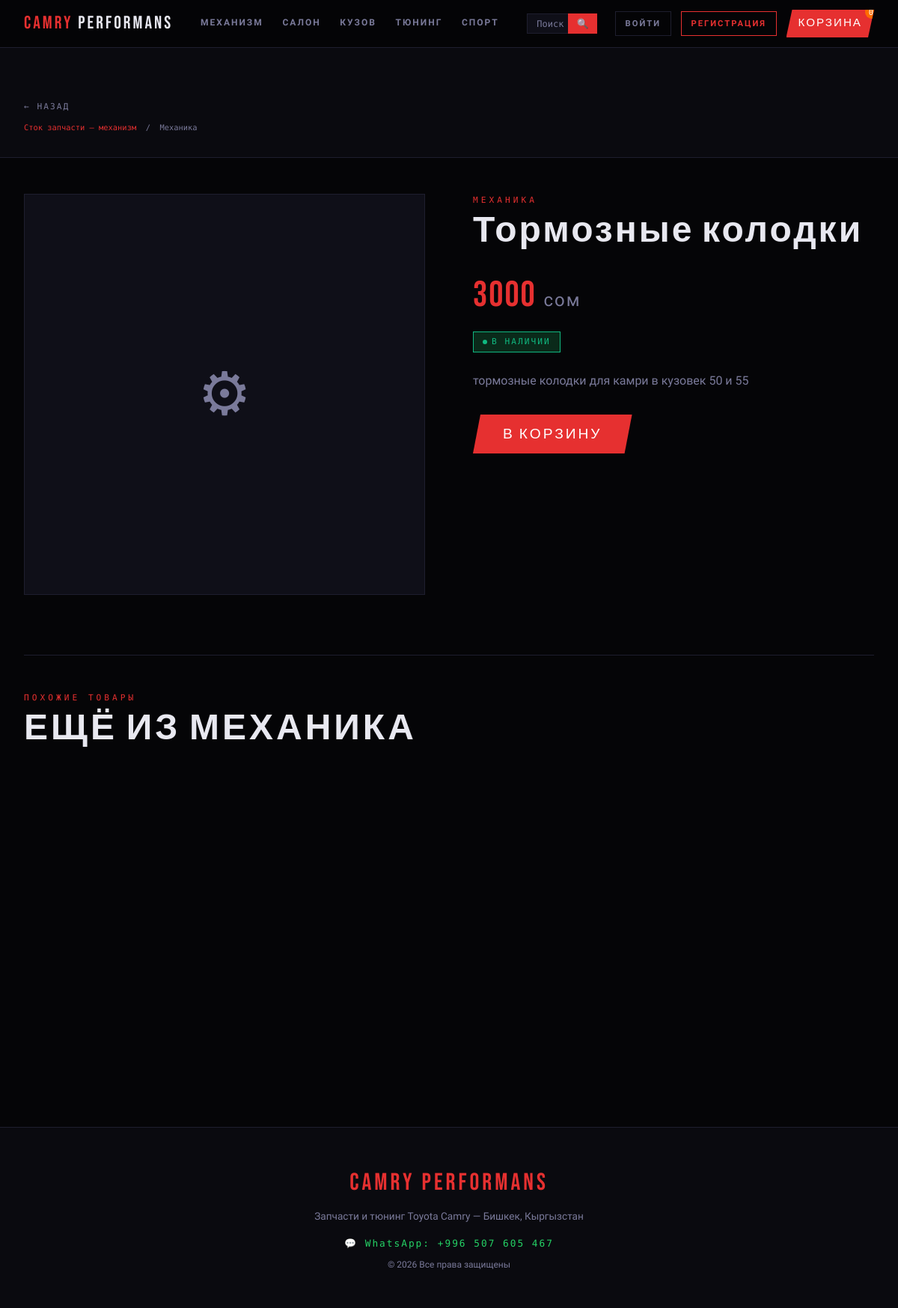
/product/1/, run on the app's committed database.
### core/models.py (models this page shows, shortened)
class Product(models.Model):
    category       = models.ForeignKey(Category, on_delete=models.CASCADE, related_name='products', verbose_name='Категория')
    compatible_with= models.ManyToManyField(CarModel, blank=True, verbose_name='Совместимость')
    title          = models.CharField(max_length=250, verbose_name='Название')
    description    = models.TextField(verbose_name='Описание')
    price          = models.DecimalField(max_digits=10, decimal_places=2, verbose_name='Цена (сом)')
    image          = models.ImageField(upload_to='products/', blank=True, null=True, verbose_name='Фото')
    in_stock       = models.BooleanField(default=True, verbose_name='В наличии')
    is_premium     = models.BooleanField(default=False, verbose_name='Премиум')
    created_at     = models.DateTimeField(auto_now_add=True)
    class Meta:
        verbose_name = 'Товар'
        verbose_name_plural = 'Товары'

class Category(models.Model):
    name       = models.CharField(max_length=100, verbose_name='Название')
    slug       = models.SlugField(unique=True)
    department = models.CharField(max_length=20, choices=DEPARTMENT_CHOICES, default='stock', verbose_name='Отдел')
    description= models.TextField(blank=True, verbose_name='Описание')
    image      = models.ImageField(upload_to='categories/', blank=True, null=True, verbose_name='Фото')
    class Meta:
        verbose_name = 'Категория'
        verbose_name_plural = 'Категории'

### core/views.py (the view)
# urls.py: path('product/<int:pk>/', views.product_detail, name='product_detail'),
def product_detail(request, pk):
    product = get_object_or_404(Product, pk=pk)
    related = Product.objects.filter(category=product.category).exclude(pk=pk)[:4]
    return render(request, 'product_detail.html', {'product': product, 'related': related})

### core/templates/product_detail.html (shortened to what this page needs)
{% extends 'base.html' %}
{% block content %}
<div style="background:var(--dark);border-bottom:1px solid var(--border);padding:4rem 0 2rem">
  <div class="container">
    <a href="javascript:history.back()" style="font-family:var(--font-mono);font-size:0.7rem;color:var(--muted);letter-spacing:2px">← НАЗАД</a>
    <div style="font-family:var(--font-mono);font-size:0.65rem;color:var(--muted);margin-top:0.5rem">
      <a href="/dept/{{ product.category.department }}/" style="color:var(--red)">{{ product.category.get_department_display }}</a>
      &nbsp;/&nbsp;
      <a href="/category/{{ product.category.slug }}/">{{ product.category.name }}</a>
    </div>
  </div>
</div>
<div class="container" style="padding-top:3rem;padding-bottom:5rem">
  <div style="display:grid;grid-template-columns:1fr 1fr;gap:4rem;align-items:start">
    <div style="background:var(--card);border:1px solid var(--border);width:100%;aspect-ratio:1;display:flex;align-items:center;justify-content:center;font-size:5rem;color:var(--muted);overflow:hidden;position:relative">
      {% if product.image %}
        <img src="{{ product.image.url }}" alt="{{ product.title }}" style="width:100%;height:100%;object-fit:cover">
      {% else %}
        &#9881;
      {% endif %}
    </div>
    <div>
      <p class="section-label">{{ product.category.name }}</p>
      <h1 style="font-family:var(--font-head);font-size:clamp(2rem,4vw,3.5rem);letter-spacing:3px;line-height:1;margin-bottom:1.5rem">{{ product.title }}</h1>
      <div style="font-family:var(--font-head);font-size:3rem;color:var(--red);letter-spacing:2px;margin-bottom:0.5rem">
        {{ product.price|floatformat:0 }} <span style="font-size:1.5rem;color:var(--muted);font-family:var(--font-body)">сом</span>
      </div>
      {% if product.in_stock %}
      <div style="display:inline-flex;align-items:center;gap:6px;background:#0a2a1a;border:1px solid #10b981;padding:4px 12px;margin-bottom:1.5rem">
        <span style="width:6px;height:6px;border-radius:50%;background:#10b981;display:inline-block"></span>
        <span style="font-family:var(--font-mono);font-size:0.7rem;color:#10b981;letter-spacing:2px">В НАЛИЧИИ</span>
      </div>
      {% endif %}
      <p style="color:var(--muted);line-height:1.7;margin-bottom:2rem">{{ product.description }}</p>
      {% if product.in_stock %}
      <button class="btn-red" style="font-size:1.2rem;padding:0.9rem 2.5rem" onclick="addToCart(event, {{ product.pk }})">
        В КОРЗИНУ
      </button>
      {% endif %}
    </div>
  </div>
  {% if related %}
  <hr class="divider" style="margin-top:5rem">
  <p class="section-label">ПОХОЖИЕ ТОВАРЫ</p>
  <h2 class="section-title">ЕЩЁ ИЗ {{ product.category.name|upper }}</h2>
  <div class="product-grid" style="margin-top:2rem">
  </div>
  {% endif %}
</div>
{% endblock %}

### core/templates/base.html (style rules this page uses)
:root { --black: #050507; --dark: #0a0a0f; --card: #0f0f18; --border: #1e1e2e; --red: #e63030; --red2: #ff4545; --gold: #c8a84b; --orange: #ff8c00; --purple: #a855f7; --blue: #3b82f6; --text: #e8e8f0; --muted: #7a7a9a; --font-head: 'Bebas Neue', sans-serif; --font-body: 'Rajdhani', sans-serif; --font-mono: 'Share Tech Mono', monospace; }
*, *::before, *::after { box-sizing: border-box; margin: 0; padding: 0; }
html { scroll-behavior: smooth; }
body { background: var(--black); color: var(--text); font-family: var(--font-body); font-size: 16px; line-height: 1.6; overflow-x: hidden; }
a { color: inherit; text-decoration: none; }
.btn-red { display: inline-block; background: var(--red); color: #fff; font-family: var(--font-head); font-size: 1.1rem; letter-spacing: 3px; padding: 0.7rem 2rem; clip-path: polygon(10px 0%, 100% 0%, calc(100% - 10px) 100%, 0% 100%); transition: background 0.2s, transform 0.1s; cursor: pointer; border: none; }
.product-grid { display: grid; grid-template-columns: repeat(auto-fill, minmax(240px, 1fr)); gap: 1.5rem; }
.section-label { font-family: var(--font-mono); font-size: 0.7rem; letter-spacing: 4px; color: var(--red); text-transform: uppercase; margin-bottom: 0.5rem; }
.section-title { font-family: var(--font-head); font-size: 3rem; letter-spacing: 4px; line-height: 1; margin-bottom: 1rem; }
.divider { border: none; border-top: 1px solid var(--border); margin: 3rem 0; }
.container { max-width: 1300px; margin: 0 auto; padding: 0 2rem; }

### data on the page
Product: category.department "Сток запчасти — механизм", category.name "Механика", category.name "МЕХАНИКА", title "Тормозные колодки", price "3000", description "тормозные колодки для камри в кузовек 50 и 55"
